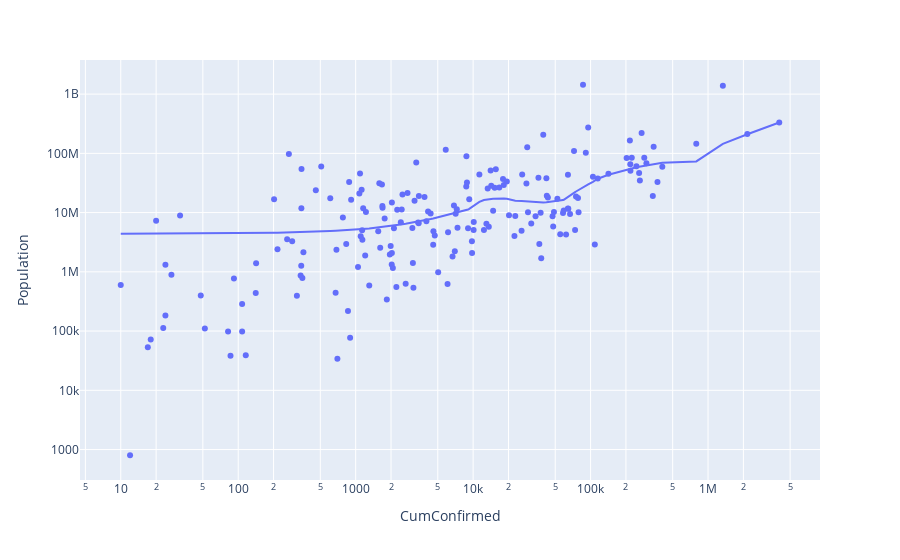

This figure's notebook cell:
### Code cell
# import seaborn as sns; sns.set(color_codes=True)
# tips = sns.load_dataset("tips")
# ax = sns.regplot(x="Population", y="CumConfirmed", data=df_tails)
import plotly.express as px

# df = px.data.tips()
fig = px.scatter(df_tails, x="CumConfirmed", y="Population",trendline ='lowess', log_x=True,log_y=True)

#, range_y= (10, 1000000), range_x=(100000, 100000000),
# log_x=True,log_y=True                  
#      

fig.show()

### Figure 1 — Plotly figure (JSON) as saved in the notebook; plotly's stock layout.template omitted (floating-point values rounded to 4 significant figures; data arrays with more than 128 entries replaced by an {"elided": "..."} marker saying what was removed)
{"data": [{"hovertemplate": "CumConfirmed=%{x}<br>Population=%{y}<extra></extra>", "legendgroup": "", "marker": {"color": "#636efa", "symbol": "circle"}, "mode": "markers", "name": "", "orientation": "v", "showlegend": false, "type": "scatter", "x": {"elided": "186 int values"}, "xaxis": "x", "y": {"elided": "186 int values"}, "yaxis": "y"}, {"hovertemplate": "<b>LOWESS trendline</b><br><br>CumConfirmed=%{x}<br>Population=%{y} <b>(trend)</b><extra></extra>", "legendgroup": "", "marker": {"color": "#636efa", "symbol": "circle"}, "mode": "lines", "name": "", "showlegend": false, "type": "scatter", "x": {"elided": "186 int values"}, "xaxis": "x", "y": {"elided": "186 float values"}, "yaxis": "y"}], "layout": {"legend": {"tracegroupgap": 0}, "margin": {"t": 60}, "xaxis": {"anchor": "y", "domain": [0, 1], "title": {"text": "CumConfirmed"}, "type": "log"}, "yaxis": {"anchor": "x", "domain": [0, 1], "title": {"text": "Population"}, "type": "log"}}}
